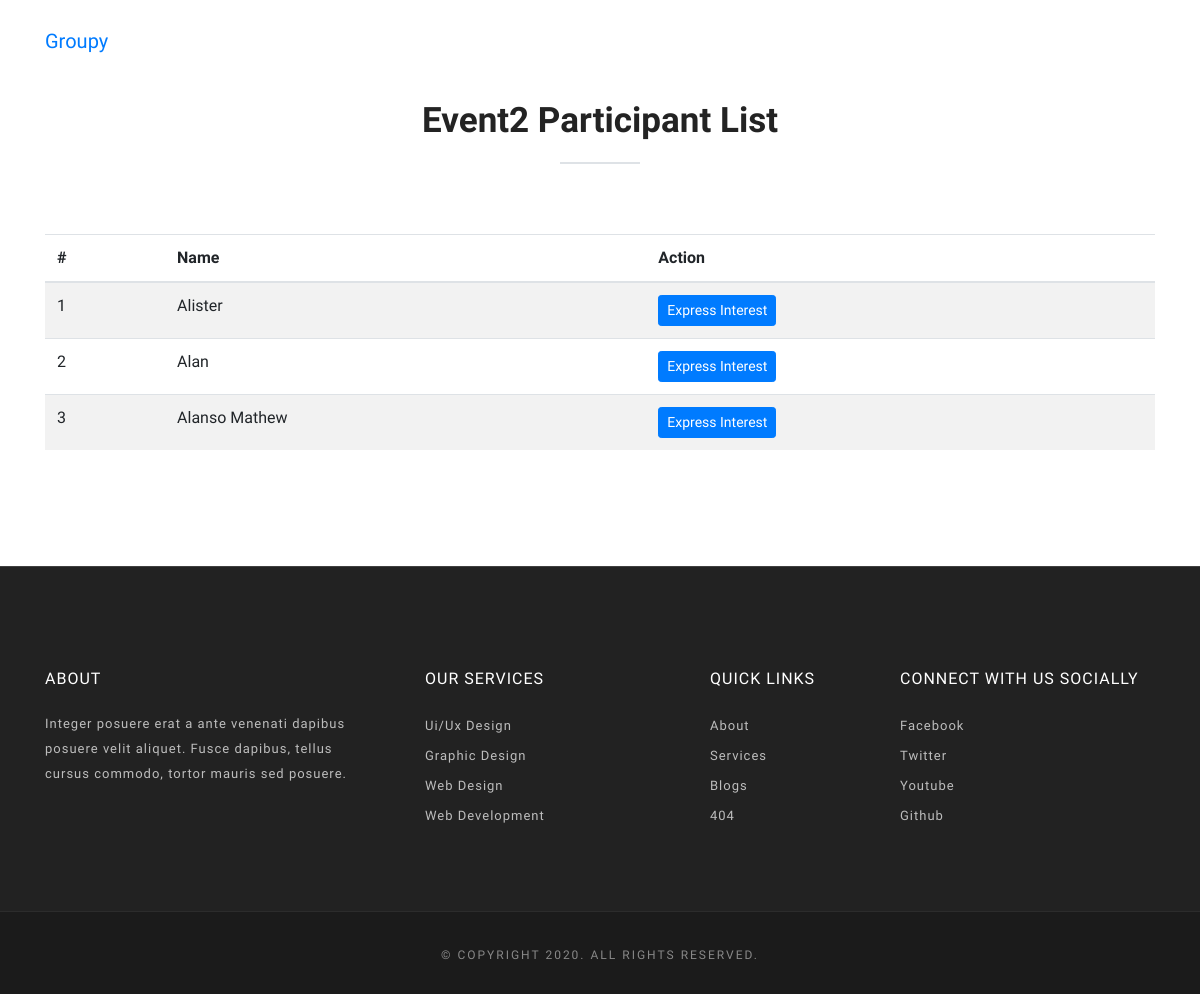
The page /participant-list/1/ (signed in) on the database its author committed.
### user/models.py (models this page shows)
class Event(models.Model):
    name=models.CharField(max_length=50)
    description=models.TextField()
    code=models.TextField(unique=True)
    participants=models.IntegerField()
    x_value=models.IntegerField(null=True)
    is_active = models.BooleanField(default=False)
    is_private = models.BooleanField(default=False)
    created_by=models.ForeignKey(User,on_delete=models.CASCADE)
    created_on=models.DateTimeField(auto_now_add=True)

class Participant(models.Model):
    name=models.CharField(max_length=255)
    event=models.ForeignKey(Event,on_delete=models.CASCADE)
    privatecode = models.TextField(max_length=50, default="")
    created_on=models.DateTimeField(auto_now_add=True)
    is_active = models.BooleanField(default=True)
    is_assigned = models.BooleanField(default=False)

### user/views.py (the view)
# urls.py: path('participant-list/<str:event_id>/', views.participant_list, name='participant_list'),
def participant_list(request, event_id):
    try:
        event = Event.objects.get(id=event_id)
        current_participant_id = request.session.get('participant_id')
        current_participant = get_object_or_404(
            Participant, id=current_participant_id)
        participants = Participant.objects.filter(
            event=event).exclude(id=current_participant.id)
        interests = Interest.objects.filter(
            from_participant=current_participant, to_participant__event=event)
        interested_participants = [
            interest.to_participant for interest in interests]
        context = {
            'event': event,
            'current_participant': current_participant,
            'participants': participants,
            'interested_participants': interested_participants,
        }
        return render(request, 'user/participant_list.html', context)
    except Event.DoesNotExist:
        messages.error(request, 'Event not found.')
        return redirect('home')
    except Participant.DoesNotExist:
        messages.error(request, 'Participant not found.')
        return redirect('home')

### templates/user/participant_list.html (shortened to what this page needs)
{% extends 'base.html' %}
{% block content %}
<section class="service-2 section">
    <div class="container">
        <div class="row justify-content-center">
            <div class="col-lg-6">
                <div class="title text-center">
                    <h2>{{ event.name }} Participant List</h2>
                    <div class="border"></div>
                </div>
            </div>
        </div>
        <div class="row">
            <div class="col-md-12">
                <table class="table table-striped">
                    <thead>
                        <tr>
                            <th>#</th>
                            <th>Name</th>
                            <th>Action</th>
                        </tr>
                    </thead>
                    <tbody>
                        {% for participant in participants %}
                        <tr>
                            <td>{{ forloop.counter }}</td>
                            <td>{{ participant.name }}</td>
                            <td>
                                {% if participant.id != current_participant.id %}
                                {% if participant in interested_participants %}
                                <a href="{% url 'remove_interest' participant.id %}" class="btn btn-sm btn-danger">Remove Interest</a>
                                {% else %}
                                <a href="{% url 'express_interest' participant.id %}" class="btn btn-sm btn-primary">Express Interest</a>
                                {% endif %}
                                {% endif %}
                            </td>
                        </tr>
                        {% empty %}
                        <tr>
                            <td colspan="3">No participants found.</td>
                        </tr>
                        {% endfor %}
                    </tbody>
                </table>
            </div>
        </div>
    </div>
</section>
{% endblock content %}

### static/css/style.css (style rules this page uses)
body { line-height: 1.4; font-family: "Source Sans Pro", sans-serif; -webkit-font-smoothing: antialiased; }
h1, h2, h3, h4, h5, h6 { font-family: "Catamaran", sans-serif; font-weight: 600; }
a { transition: all 0.3s ease-in 0s; }
a, a:focus, a:hover { text-decoration: none; outline: 0; }
.section { padding: 100px 0; }
.title { padding-bottom: 50px; overflow: hidden; }
.title h2 { font-weight: 600; font-size: 35px; color: #232323; }
.border { height: 2px; margin: 20px auto 20px; position: relative; width: 80px; background: #28ABE3; }

### rows shown on the page
Event: name "Event2"
Participant: name "Alister", shows "Express Interest"
Participant: name "Alan", shows "Express Interest"
Participant: name "Alanso Mathew", shows "Express Interest"
